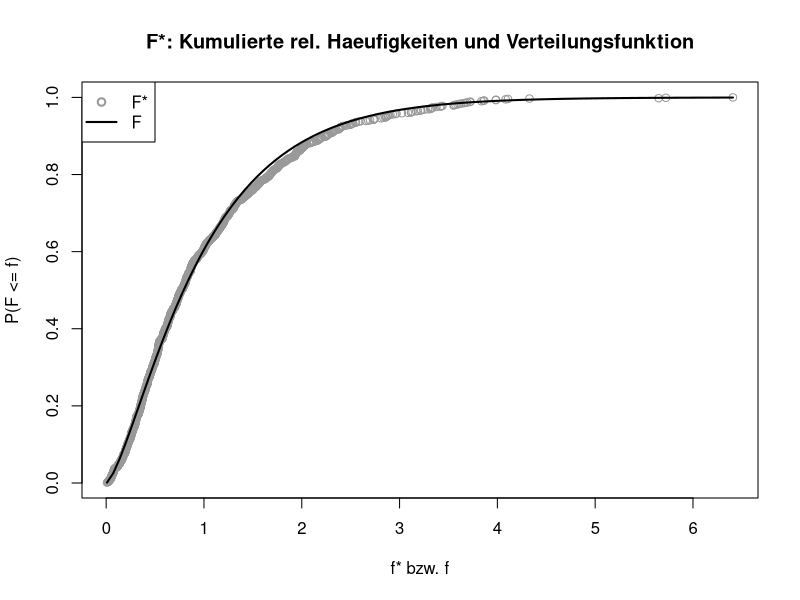

The R script that drew this image:
## ---- chunk 1
wants <- c("boot")
has   <- wants %in% rownames(installed.packages())
if(any(!has)) install.packages(wants[!has])
## ---- chunk 2
set.seed(1.234)
N  <- 100
X1 <- rnorm(N, 175, 7)
X2 <- rnorm(N,  30, 8)
X3 <- abs(rnorm(N, 60, 30))
Y  <- 0.5*X1 - 0.3*X2 - 0.4*X3 + 10 + rnorm(N, 0, 3)
dfRegr <- data.frame(X1, X2, X3, Y)
## ---- chunk 3
(fit <- lm(Y ~ X1 + X2 + X3, data=dfRegr))
sqrt(diag(vcov(fit)))
confint(fit)
## ---- chunk 4
getRegr <- function(dat, idx) {
    bsFit <- lm(Y ~ X1 + X2 + X3, subset=idx, data=dat)
    coef(bsFit)
}
## ---- chunk 5
library(boot)
nR <- 999
(bsRegr <- boot(dfRegr, statistic=getRegr, R=nR))
## ---- chunk 6
boot.ci(bsRegr, conf=0.95, type="bca", index=1)$bca
boot.ci(bsRegr, conf=0.95, type="bca", index=2)$bca
boot.ci(bsRegr, conf=0.95, type="bca", index=3)$bca
boot.ci(bsRegr, conf=0.95, type="bca", index=4)$bca
## ---- chunk 7
P     <- 4
Nj    <- c(41, 37, 42, 40)
muJ   <- rep(c(-1, 0, 1, 2), Nj)
dfCRp <- data.frame(IV=factor(rep(LETTERS[1:P], Nj)),
                    DV=rnorm(sum(Nj), muJ, 6))
## ---- chunk 8
anBase <- anova(lm(DV ~ IV, data=dfCRp))
Fbase  <- anBase["IV", "F value"]
(pBase <- anBase["IV", "Pr(>F)"])
## ---- chunk 9
fit0 <- lm(DV ~ 1, data=dfCRp)               ## Anpassung H0-Modell
E    <- residuals(fit0)                      ## urspruengliche Residuen
Er   <- E / sqrt(1-hatvalues(fit0))          ## reskalierte Residuen
Yhat <- fitted(fit0)                         ## urspruengliche Vorhersage

getAnova <- function(dat, idx) {
    Ystar <- Yhat + Er[idx]
    anBS  <- anova(lm(Ystar ~ IV, data=dat))
    anBS["IV", "F value"]
}

library(boot)
nR       <- 999
(bsAnova <- boot(dfCRp, statistic=getAnova, R=nR))
Fstar    <- bsAnova$t
(pValBS  <- (sum(Fstar >= Fbase) + 1) / (length(Fstar) + 1))
## ---- chunk 10
plot(Fstar, ecdf(Fstar)(Fstar), col="gray60", pch=1, xlab="f* bzw. f",
     ylab="P(F <= f)", main="F*: Kumulierte rel. Haeufigkeiten und Verteilungsfunktion")
curve(pf(x, P-1, sum(Nj) - P), lwd=2, add=TRUE)
legend(x="topleft", lty=c(NA, 1), pch=c(1, NA), lwd=c(2, 2),
       col=c("gray60", "black"), legend=c("F*", "F"))
## ---- chunk 11
getAnovaWild <- function(dat, idx) {
    n  <- length(idx)                        ## Groesse der Replikation
    ## Rademacher-Variable
    Ur <- sample(c(-1, 1), size=n, replace=TRUE, prob=c(0.5, 0.5))

    ## zweite Variante der Zufallsvariable U
    Uf <- sample(c(-(sqrt(5) - 1)/2, (sqrt(5) + 1)/2), size=n, replace=TRUE,
                 prob=c((sqrt(5) + 1)/(2*sqrt(5)), (sqrt(5) - 1)/(2*sqrt(5))))

    Ystar <- Yhat + (Er*Ur)[idx]             ## fuer E* mit Rademacher-Variablen
    # Ystar <- Yhat + (Er*Uf)[idx]           ## fuer E* mit zweiter Variante
    anBS  <- anova(lm(Ystar ~ IV, data=dat))
    anBS["IV", "F value"]
}
## ---- chunk 12
library(boot)
nR       <- 999
bsAnovaW <- boot(dfCRp, statistic=getAnovaWild, R=nR)
FstarW   <- bsAnovaW$t
(pValBSw <- (sum(FstarW >= Fbase) + 1) / (length(FstarW) + 1))
## ---- chunk 13
try(detach(package:boot))
